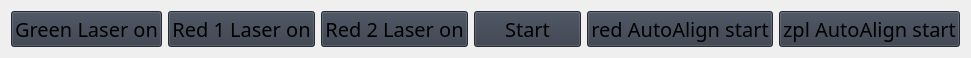
                          <widget class="QWidget" name="horizontalLayoutWidget_13">
                           <property name="geometry">
                            <rect>
                             <x>0</x>
                             <y>350</y>
                             <width>971</width>
                             <height>52</height>
                            </rect>
                           </property>
                           <layout class="QHBoxLayout" name="horizontalLayout_23">
                            <item>
                             <widget class="QPushButton" name="counter_laser_on">
                              <property name="sizePolicy">
                               <sizepolicy hsizetype="Expanding" vsizetype="Fixed">
                                <horstretch>0</horstretch>
                                <verstretch>0</verstretch>
                               </sizepolicy>
                              </property>
                              <property name="font">
                               <font>
                                <family>Segoe UI Semibold</family>
                                <pointsize>15</pointsize>
                                <italic>false</italic>
                                <bold>false</bold>
                               </font>
                              </property>
                              <property name="styleSheet">
                               <string notr="true">background-color: rgb(52, 59, 72);
font: 63 15pt &quot;Segoe UI Semibold&quot;;</string>
                              </property>
                              <property name="text">
                               <string>Green Laser on</string>
                              </property>
                              <property name="iconSize">
                               <size>
                                <width>40</width>
                                <height>40</height>
                               </size>
                              </property>
                              <property name="checkable">
                               <bool>false</bool>
                              </property>
                             </widget>
                            </item>
                            <item>
                             <widget class="QPushButton" name="counter_laser_on_2">
                              <property name="sizePolicy">
                               <sizepolicy hsizetype="Expanding" vsizetype="Fixed">
                                <horstretch>0</horstretch>
                                <verstretch>0</verstretch>
                               </sizepolicy>
                              </property>
                              <property name="font">
                               <font>
                                <family>Segoe UI Semibold</family>
                                <pointsize>15</pointsize>
                                <italic>false</italic>
                                <bold>false</bold>
                               </font>
                              </property>
                              <property name="styleSheet">
                               <string notr="true">background-color: rgb(52, 59, 72);
font: 63 15pt &quot;Segoe UI Semibold&quot;;</string>
                              </property>
                              <property name="text">
                               <string>Red 1 Laser on</string>
                              </property>
                              <property name="iconSize">
                               <size>
                                <width>40</width>
                                <height>40</height>
                               </size>
                              </property>
                              <property name="checkable">
                               <bool>false</bool>
                              </property>
                             </widget>
                            </item>
                            <item>
                             <widget class="QPushButton" name="counter_laser_on_3">
                              <property name="sizePolicy">
                               <sizepolicy hsizetype="Expanding" vsizetype="Fixed">
                                <horstretch>0</horstretch>
                                <verstretch>0</verstretch>
                               </sizepolicy>
                              </property>
                              <property name="font">
                               <font>
                                <family>Segoe UI Semibold</family>
                                <pointsize>15</pointsize>
                                <italic>false</italic>
                                <bold>false</bold>
                               </font>
                              </property>
                              <property name="styleSheet">
                               <string notr="true">background-color: rgb(52, 59, 72);
font: 63 15pt &quot;Segoe UI Semibold&quot;;</string>
                              </property>
                              <property name="text">
                               <string>Red 2 Laser on</string>
                              </property>
                              <property name="iconSize">
                               <size>
                                <width>40</width>
                                <height>40</height>
                               </size>
                              </property>
                              <property name="checkable">
                               <bool>false</bool>
                              </property>
                             </widget>
                            </item>
                            <item>
                             <widget class="QPushButton" name="counter_start">
                              <property name="sizePolicy">
                               <sizepolicy hsizetype="Expanding" vsizetype="Fixed">
                                <horstretch>0</horstretch>
                                <verstretch>0</verstretch>
                               </sizepolicy>
                              </property>
                              <property name="font">
                               <font>
                                <family>Segoe UI Semibold</family>
                                <pointsize>15</pointsize>
                                <italic>false</italic>
                                <bold>false</bold>
                               </font>
                              </property>
                              <property name="styleSheet">
                               <string notr="true">background-color: rgb(52, 59, 72);
font: 63 15pt &quot;Segoe UI Semibold&quot;;</string>
                              </property>
                              <property name="text">
                               <string>Start</string>
                              </property>
                              <property name="iconSize">
                               <size>
                                <width>40</width>
                                <height>40</height>
                               </size>
                              </property>
                              <property name="checkable">
                               <bool>false</bool>
                              </property>
                             </widget>
                            </item>
                            <item>
                             <widget class="QPushButton" name="pushButton_AutoAlign_red">
                              <property name="sizePolicy">
                               <sizepolicy hsizetype="Expanding" vsizetype="Fixed">
                                <horstretch>0</horstretch>
                                <verstretch>0</verstretch>
                               </sizepolicy>
                              </property>
                              <property name="maximumSize">
                               <size>
                                <width>200</width>
                                <height>16777215</height>
                               </size>
                              </property>
                              <property name="font">
                               <font>
                                <family>Segoe UI Semibold</family>
                                <pointsize>15</pointsize>
                                <italic>false</italic>
                                <bold>false</bold>
                               </font>
                              </property>
                              <property name="styleSheet">
                               <string notr="true">background-color: rgb(52, 59, 72);
font: 63 15pt &quot;Segoe UI Semibold&quot;;</string>
                              </property>
                              <property name="text">
                               <string>red AutoAlign start</string>
                              </property>
                              <property name="iconSize">
                               <size>
                                <width>40</width>
                                <height>40</height>
                               </size>
                              </property>
                              <property name="checkable">
                               <bool>false</bool>
                              </property>
                             </widget>
                            </item>
                            <item>
                             <widget class="QPushButton" name="pushButton_AutoAlign_zpl">
                              <property name="sizePolicy">
                               <sizepolicy hsizetype="Expanding" vsizetype="Fixed">
                                <horstretch>0</horstretch>
                                <verstretch>0</verstretch>
                               </sizepolicy>
                              </property>
                              <property name="maximumSize">
                               <size>
                                <width>200</width>
                                <height>16777215</height>
                               </size>
                              </property>
                              <property name="font">
                               <font>
                                <family>Segoe UI Semibold</family>
                                <pointsize>15</pointsize>
                                <italic>false</italic>
                                <bold>false</bold>
                               </font>
                              </property>
                              <property name="styleSheet">
                               <string notr="true">background-color: rgb(52, 59, 72);
font: 63 15pt &quot;Segoe UI Semibold&quot;;</string>
                              </property>
                              <property name="text">
                               <string>zpl AutoAlign start</string>
                              </property>
                              <property name="iconSize">
                               <size>
                                <width>40</width>
                                <height>40</height>
                               </size>
                              </property>
                              <property name="checkable">
                               <bool>false</bool>
                              </property>
                             </widget>
                            </item>
                           </layout>
                          </widget>
